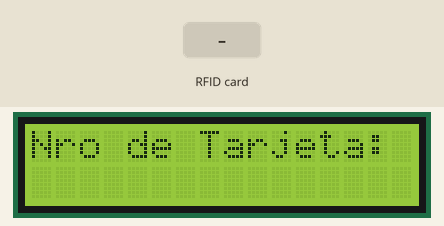
Simulated run of this sketch. Board: Arduino Uno, built with avr-gcc and run on an emulated ATmega328P. On the bench: 16×2 character LCD. The inputs (shaded band) are chosen by the test bench. What the sketch prints to the serial monitor is not drawn.

Above: at 1.3 s.
1.4 s: RFID card 5E 7A 19 C4 held to the reader
At 3.2 s:
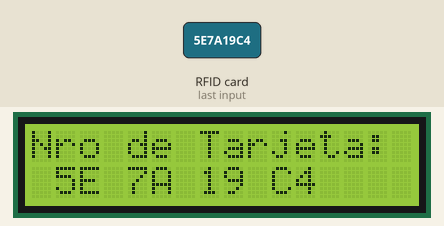
Timing chart, 0 to 4.7 s (numbered marks = the images above; inputs shaded):
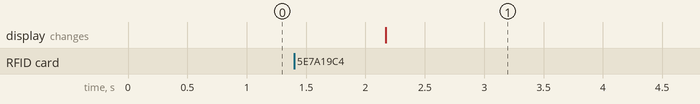

The sketch:

Lucas_Barrientos_2.ino
```cpp
// Trabajo Práctico Nro.2
// Manejo de placa RFID y Display Inteligente

// Librerias:
#include <SPI.h>
#include <MFRC522.h>
#include <LiquidCrystal.h>

// Variables:
const int RST_PIN = 9;           // Se define el pin digital del pin RST
const int SS_PIN = 10;           // Se define el pin digital del pin SS
MFRC522 lector(SS_PIN, RST_PIN); // Inicializa la placa RFID
LiquidCrystal lcd(2,3,4,5,6,7);  // Se definen los pines digitales del LCD

void setup() {
  pinMode(13, OUTPUT);
  digitalWrite(13, LOW);        // Se apaga el led de la placa
  Serial.begin(9600);           // Inicializa la velocidad del Serial
  SPI.begin();                  // Funcion que inicializa el SPI
  lector.PCD_Init();            // Funcion que da comienzo a la placa RFID
  lcd.begin(16, 2);             // Inicializar el LCD con el número de columnas y filas del LCD
  lcd.print("Nro de Tarjeta:"); // Se escribe el Mensaje en el LCD
}

void loop() {
  if (lector.PICC_IsNewCardPresent()){              // Detecta si hay Tarjeta
    if (lector.PICC_ReadCardSerial()){              // Lee si hay una Tarjeta
      Serial.print(F("Nro de Tarjeta: "));          // Se escribe el Mensaje en el LCD.
      pSerial(lector.uid.uidByte, lector.uid.size); // Imprime en Monitor Serie
      Serial.println();                             // Salto de linea
      lector.PICC_HaltA();                          // Finaliza la lectura actual
    }
  } else {
     Serial.println(F("..."));                       // Devuelve "..." si el lector no lee nada
  }
  lcd.setCursor(0, 1);                               // El cursor se ubica en la 1ra posición de la 2da fila
  printDisplay(lector.uid.uidByte, lector.uid.size); // Se escribe el Nro de tarjeta en la pantalla del display
  delay(1000);                                       // Velocidad del programa
}

/* Imprime en la pantalla del Monitor Serial el valor hexadecimal de la tarjeta */
void pSerial(byte * buffer, byte bufferSize){
  for(byte i = 0; i < bufferSize; i++){
    Serial.print(buffer[i] < 0x10 ? " 0" : " ");
    Serial.print(buffer[i], HEX);
  }
}

/* Imprime en la pantalla del LCD el valor hexadecimal de la tarjeta */
void printDisplay(byte * buffer, byte bufferSize){
  for(byte i = 0; i < bufferSize; i++){
    lcd.print(buffer[i] < 0x10 ? " 0" : " ");
    lcd.print(buffer[i], HEX);
  }
}
```

Measured:
- after the input at 1.4 s, the display: changes after 0.77 s (image 1)
